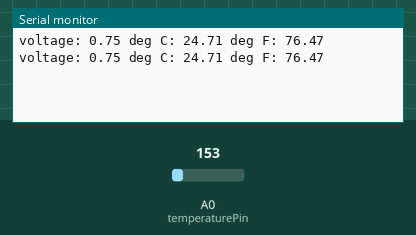
This sketch was run on a simulated Arduino Uno, built with avr-gcc and run on an emulated ATmega328P. Shown: the last lines printed to the serial monitor. The inputs (shaded band) are chosen by the test bench; at power-on: A0 (temperaturePin) = 153.

Above: at 1.8 s.
1.9 s: A0 (temperaturePin) set to 165
At 2.7 s:
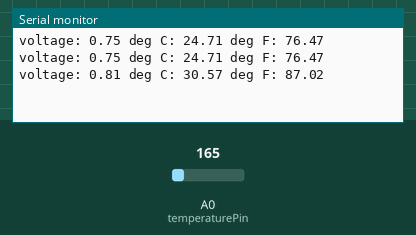
3.4 s: A0 (temperaturePin) set to 175
At 4.8 s:
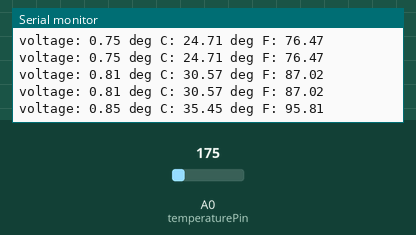
Timing chart, 0 to 6.4 s (numbered marks = the images above; inputs shaded):
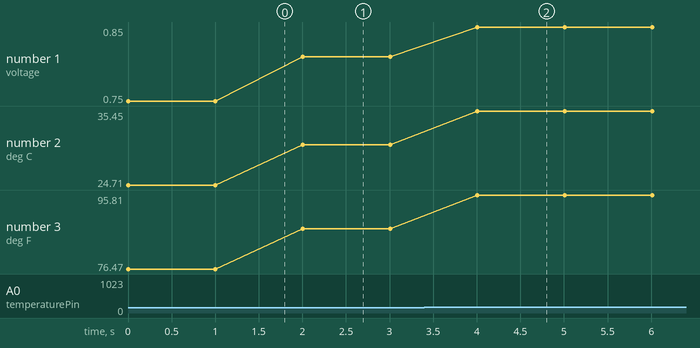

Measured:
- after the input at 1.9 s, the serial monitor: prints a new line after 0.10 s (image 1)
- after the input at 3.4 s, the serial monitor: prints a new line after 0.61 s (image 2)
- plotted number 1: 0.75 → 0.81 after the input at 1.9 s, 0.81 → 0.85 after the input at 3.4 s
- plotted number 2: 24.71 → 30.57 after the input at 1.9 s, 30.57 → 35.45 after the input at 3.4 s
- plotted number 3: 76.47 → 87.02 after the input at 1.9 s, 87.02 → 95.81 after the input at 3.4 s

The sketch:

Circuit_07.ino
```cpp
const int temperaturePin = 0;

void setup() {
  Serial.begin(115200);
}

void loop() {
  float voltage, degreesC, degreesF;
  voltage = analogRead(temperaturePin) * 0.004882814;
  degreesC = (voltage - 0.5) * 100.0;
  degreesF = degreesC * (9.0/5.0) + 32.0;

  Serial.print("voltage: ");
  Serial.print(voltage);
  Serial.print(" deg C: ");
  Serial.print(degreesC);
  Serial.print(" deg F: ");
  Serial.println(degreesF);
  delay(1000);
}
```
